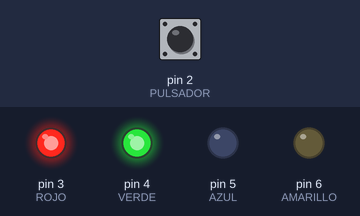
Bench run of a sketch on a simulated Arduino Uno, built with avr-gcc and run on an emulated ATmega328P. Shown: output pins drawn as LEDs (lit = HIGH). Inputs (shaded band) come from the test bench; at power-on: pin 2 (PULSADOR) LOW.

Above: at 1.2 s.
1.3 s: pin 2 (PULSADOR) pulled HIGH for 0.15 s
At 3.3 s:
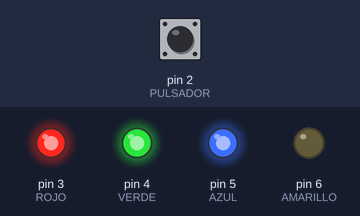
At 4.8 s:
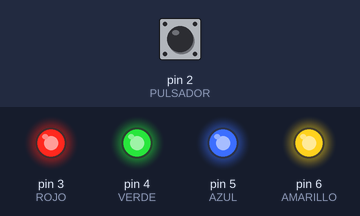
Timing chart, 0 to 6.3 s (numbered marks = the images above; inputs shaded):
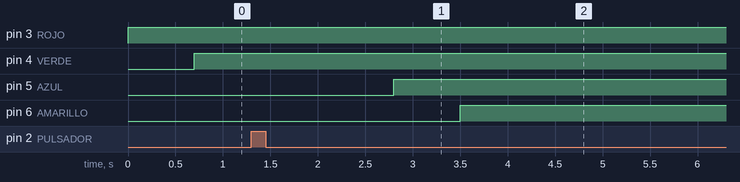

The sketch:

sketch_secuencias.ino
```cpp
//Suponiendo que tengas estos leds: rojo, verde, azul, amarillo
//conectados de la siguiente forma:
int ROJO = 3;
int VERDE = 4;
int AZUL = 5;
int AMARILLO = 6;
//si quieres más led con otros colores puedes añadirlos siempre que tengas pines libres

//y un pulsador conectado a un pin digital que soporte interrupciones
//el arduino UNO, por ejemplo, soporta en el 2 y en el 3
int PULSADOR = 2;

//en un array bidimensional defines las secuencias:
int secuencias [4][6]={ //en este ejemplo defino 4 secuencias con 6 colores cada una
  {ROJO, VERDE, AMARILLO, AZUL, ROJO, AZUL}, //esto es una secuencia
  {VERDE, AMARILLO, ROJO, VERDE, AZUL, AMARILLO},
  {AZUL, VERDE, AMARILLO, ROJO, AMARILLO, VERDE},
  {AZUL, VERDE, AZUL, AMARILLO, AZUL, ROJO}
  //puedes añadir más separandolas por comas
};

int i;
volatile int sec_seleccionada=0; //numero de secuencia que se va a usar (de 0 a n-1)
//en este ejemplo son 4 secuencias por lo que se numerarian de 0 a 3 para que coincida
//con el indice del array (filas)
void setup() {
  pinMode(ROJO, OUTPUT);
  pinMode(VERDE, OUTPUT);
  pinMode(AZUL, OUTPUT);
  pinMode(AMARILLO, OUTPUT);

  pinMode(PULSADOR, INPUT);

//esta instrucción asocia la función manejadora a la iterrupción que se producirá
//cada vez que se presione el pulsador, es decir, cada vez que pase de LOW a HIGH el pin 2
  attachInterrupt(digitalPinToInterrupt(PULSADOR), manejadora, RISING);
}

void manejadora(){
  //cada vez que se presiona el pulsador se incrementa esta variable de forma que
  //se cambia a la siguiente secuencia
  sec_seleccionada++;
  if(sec_seleccionada==4){ //si llega a 4 (que son las que yo he definido) ya se han hecho todas y se empieza de nuevo
    sec_seleccionada=0;
  }
}

void loop() {
  //he puesto 6 colores a cada secuencia, la condición del bucle for dependerá de eso
  for(i=0; i< 6; i++){
    //la variable sec_seleccionada varia cada vez que se presiona el pulsador
    digitalWrite (secuencias [sec_seleccionada][i], HIGH);
    delay(400); //el tiempo que quieras que esté el led iluminado
    digitalWrite (secuencias [sec_seleccionada][i], HIGH);
    //el tiempo que quieras que estón los leds apagados,
    delay(300); //si no quieres que pase un tiempo entre led y led quita esta linea

  }

}
```

Measured:
- after the input at 1.3 s, pin 5 (AZUL): LOW → HIGH after 1.5 s instead of 0.80 s; pin 6 (AMARILLO): LOW → HIGH after 2.2 s instead of 0.10 s
